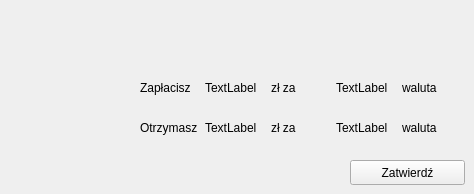
       <widget class="QWidget" name="page_9_exchange_sub">
        <widget class="QPushButton" name="pushButton_cur_submit">
         <property name="geometry">
          <rect>
           <x>350</x>
           <y>160</y>
           <width>115</width>
           <height>25</height>
          </rect>
         </property>
         <property name="text">
          <string>Zatwierdź</string>
         </property>
        </widget>
        <widget class="QWidget" name="layoutWidget">
         <property name="geometry">
          <rect>
           <x>140</x>
           <y>80</y>
           <width>321</width>
           <height>16</height>
          </rect>
         </property>
         <layout class="QHBoxLayout" name="horizontalLayout_7">
          <item>
           <widget class="QLabel" name="label_52">
            <property name="text">
             <string>Zapłacisz</string>
            </property>
           </widget>
          </item>
          <item>
           <widget class="QLabel" name="label_cur_pay">
            <property name="text">
             <string>TextLabel</string>
            </property>
           </widget>
          </item>
          <item>
           <widget class="QLabel" name="label_53">
            <property name="text">
             <string>zł za</string>
            </property>
           </widget>
          </item>
          <item>
           <widget class="QLabel" name="label_cur_count_b">
            <property name="text">
             <string>TextLabel</string>
            </property>
           </widget>
          </item>
          <item>
           <widget class="QLabel" name="label_cur_buy_nom">
            <property name="text">
             <string>waluta</string>
            </property>
           </widget>
          </item>
         </layout>
        </widget>
        <widget class="QWidget" name="layoutWidget">
         <property name="geometry">
          <rect>
           <x>140</x>
           <y>120</y>
           <width>321</width>
           <height>16</height>
          </rect>
         </property>
         <layout class="QHBoxLayout" name="horizontalLayout_8">
          <item>
           <widget class="QLabel" name="label_56">
            <property name="text">
             <string>Otrzymasz</string>
            </property>
           </widget>
          </item>
          <item>
           <widget class="QLabel" name="label_cur_sell_2">
            <property name="text">
             <string>TextLabel</string>
            </property>
           </widget>
          </item>
          <item>
           <widget class="QLabel" name="label_57">
            <property name="text">
             <string>zł za</string>
            </property>
           </widget>
          </item>
          <item>
           <widget class="QLabel" name="label_cur_count_s">
            <property name="text">
             <string>TextLabel</string>
            </property>
           </widget>
          </item>
          <item>
           <widget class="QLabel" name="label_cur_sell_nom">
            <property name="text">
             <string>waluta</string>
            </property>
           </widget>
          </item>
         </layout>
        </widget>
       </widget>
